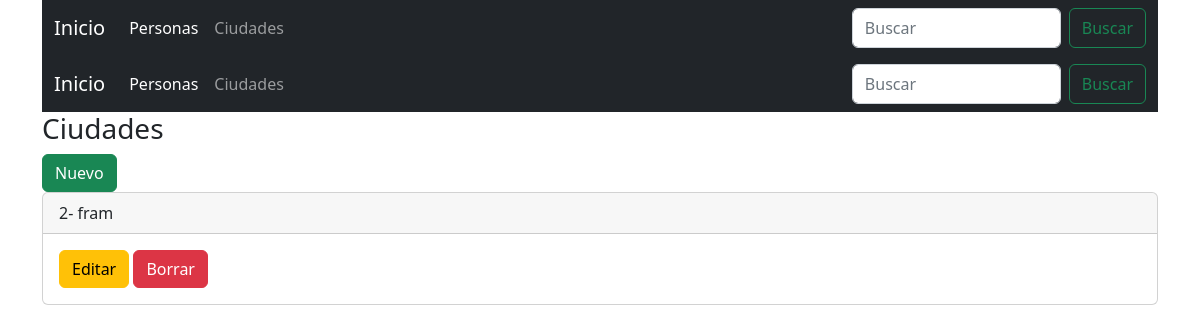
Page /ciudades/index.php on the earlier database version.
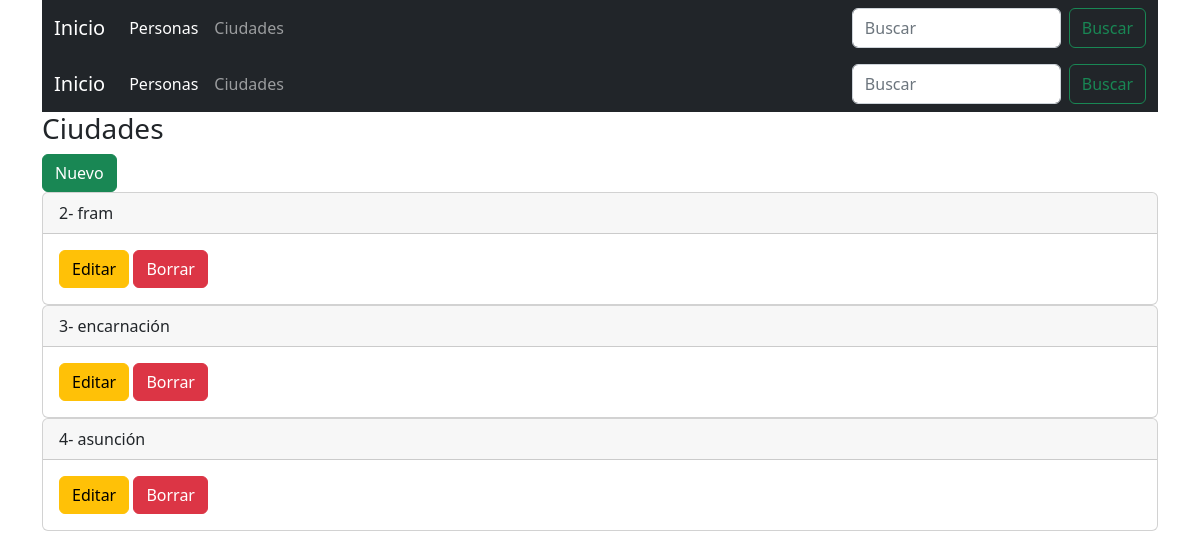
Same page on the later database version.
### tables this page shows
CREATE TABLE `ciudades` (
  `id` int(11) NOT NULL,
  `ciudades` varchar(60) NOT NULL
);

### libs/ciudades.lib.php (called while the page is built, shortened)
<?php
function mostrarCiudades($link) {
  $sql="SELECT * FROM ciudades order by id ";
  $resultado = mysqli_query($link, $sql);
  if ($resultado) {
     return $resultado;
    }
}
 ?>

### ciudades/card.vw.php (the view, shortened to what this page needs)
<div class="container">
  <div class="card">
    <div class="card-header">
      <?php echo $data['id']."- ".$data['ciudades']; ?>
    </div>
    <div class="card-body">
        <a href="<?php echo "index.php?mod=edit&id=".$data["id"]; ?>" class="btn btn-warning"> <i class="ion-edit"></i> Editar</a>
        <a href="<?php echo "index.php?mod=delecte&id=".$data["id"]; ?>" class="btn btn-danger"> <i class="ion-android-delete"></i> Borrar</a>
      </div>
      </div>
    </div>

### ciudades/index.php (shortened to what this page needs)
<?php
require('../libs/ciudades.lib.php');
$link=conectar();
 ?>
 <!DOCTYPE html>
 <html lang="en" dir="ltr">
   <head>
          <link rel="stylesheet" href="http://code.ionicframework.com/ionicons/2.0.1/css/ionicons.min.css">
          <link href="https://cdn.jsdelivr.net/npm/bootstrap@5.2.0-beta1/dist/css/bootstrap.min.css" rel="stylesheet">
  </head>
  <div>
    <?php
    include("../libs/navbar.vw.php")
    ?>
   </div>
   <body>
     <?php
     	include('../libs/menu.php');
      if (!($_POST) && !($_GET))
      {
        include('list.php');
      }
        elseif ($_GET['mod']=="new")
        {
          include('form.php');
        }
        elseif ($_GET['mod']=="edit")
        {
        if ($_GET['id'])
        {
          $res=mostrarCiudad($link,$_GET['id']);
          include('form.php');
        }
        }
        elseif ($_GET['mod']=="delete")
        {
            if ($_GET['id']) {
              borrarCiudad($link,$_GET);
              include('list.php');
            }
        }
      ?>
   </body>
 </html>

### libs/navbar.vw.php (shortened to what this page needs)
<div class="container">
<nav class="navbar navbar-expand-lg navbar-dark bg-dark">
  <div class="container-fluid">
      <a class="navbar-brand" href="#">Inicio</a>
      <div class="collapse navbar-collapse" id="navbarSupportedContent">
        <ul class="navbar-nav me-auto mb-2 mb-lg-0">
          <li class="nav-item">
            <a class="nav-link active" aria-current="page" href="personas/index.php">Personas</a>
          </li>
          <li class="nav-item">
            <a class="nav-link" href="ciudades/index.php">Ciudades</a>
          </li>
        <form class="d-flex" style="margin-left: 560px;">
          <input class="form-control me-2" type="search" placeholder="Buscar" aria-label="Search">
          <button class="btn btn-outline-success" type="submit">Buscar</button>
        </form>
      </div>
    </div>
  </nav>
</div>

### libs/menu.php (shortened to what this page needs)
<link href="https://cdn.jsdelivr.net/npm/bootstrap@5.2.0-beta1/dist/css/bootstrap.min.css" rel="stylesheet">
<?php
    include("libs/navbar.vw.php")
?>

### ciudades/list.php
<?php
$res=mostrarCiudades($link);
?>
  <div class="container">
    <h3>Ciudades</h3><a href="index.php?mod=new" class="btn btn-success"><i class="ion-ios-personadd"></i> Nuevo</a></th>
  </div>
<?php
      while ($data=mysqli_fetch_array($res)){
        include 'card.vw.php';
      }
?>

Differences in the rows shown:
added ciudades: id "3", ciudades "encarnación"
added ciudades: id "4", ciudades "asunción"
